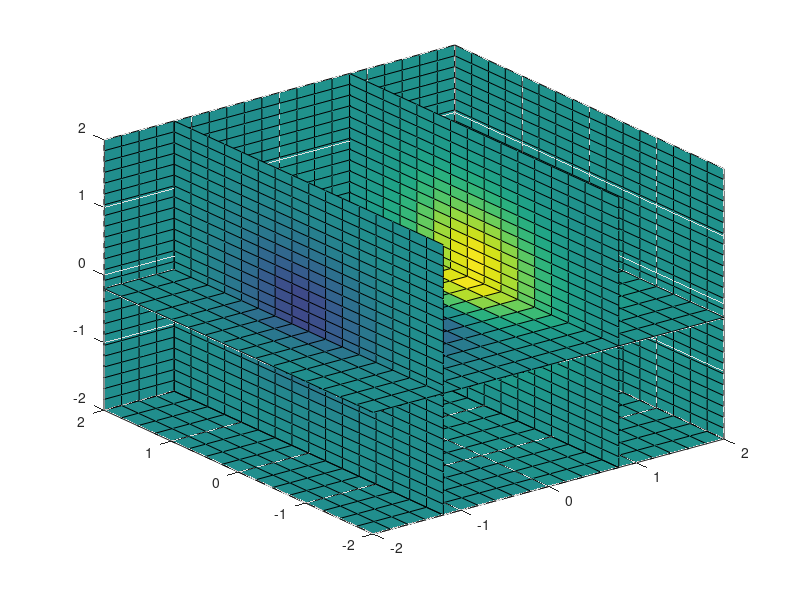

Here is the MATLAB script that generated this plot:
[x,y,z] = meshgrid(-2:.2:2, -2:.25:2, -2:.16:2);
v = sin(x) .* exp(-x.^2 - y.^2 - z.^2);
slice(x,y,z,v,[-1.2 .8 2],2,[-2 -.2])